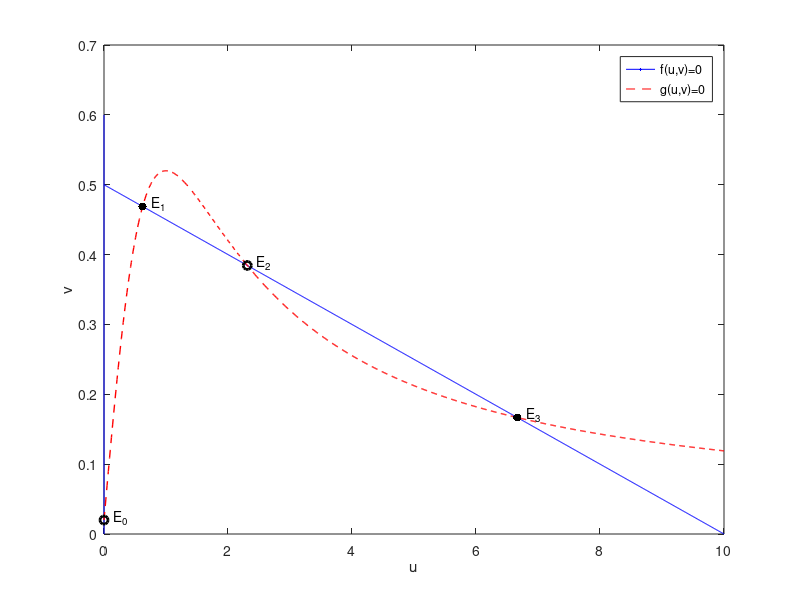

This chart was generated by the following MATLAB code:
rho=2.5; K=10; s=5; b=0.02;
g=@(x) b+x./(x.^2+1);
f=@(x) (1-x/K)*rho/s;
eq=@(x) f(x)-g(x);
xe(1)=0;
xe(2)=fzero(eq,0);
xe(3)=fzero(eq,2);
xe(4)=fzero(eq,6);
ye=g(xe);
x=0:0.01:10;
plot(x,f(x),'b-',[0 0],[0 0.6], 'b-', x,g(x),'r--','LineWidth',1)
hold on
scatter(xe([1 3]),ye([1 3]),'k','LineWidth',2)
scatter(xe([2 4]),ye([2 4]),'k','filled')
str = {'E_0','E_1','E_2','E_3'};
text(xe+0.15,ye+0.005,str)
xlabel('u')
ylabel('v')
h(1) = plot(NaN,NaN,'b');
h(2) = plot(NaN,NaN,'--r');
L=legend(h, 'f(u,v)=0','g(u,v)=0','Location','best');
